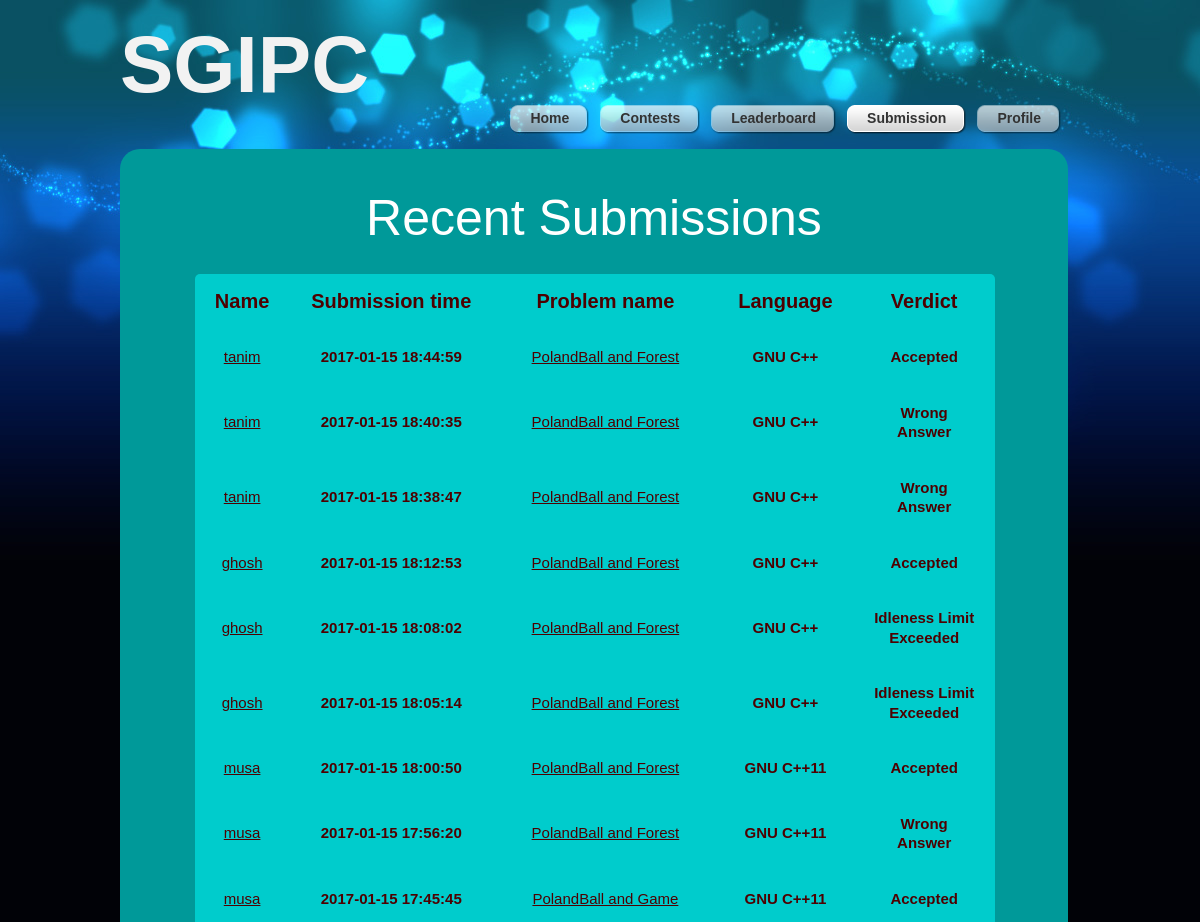
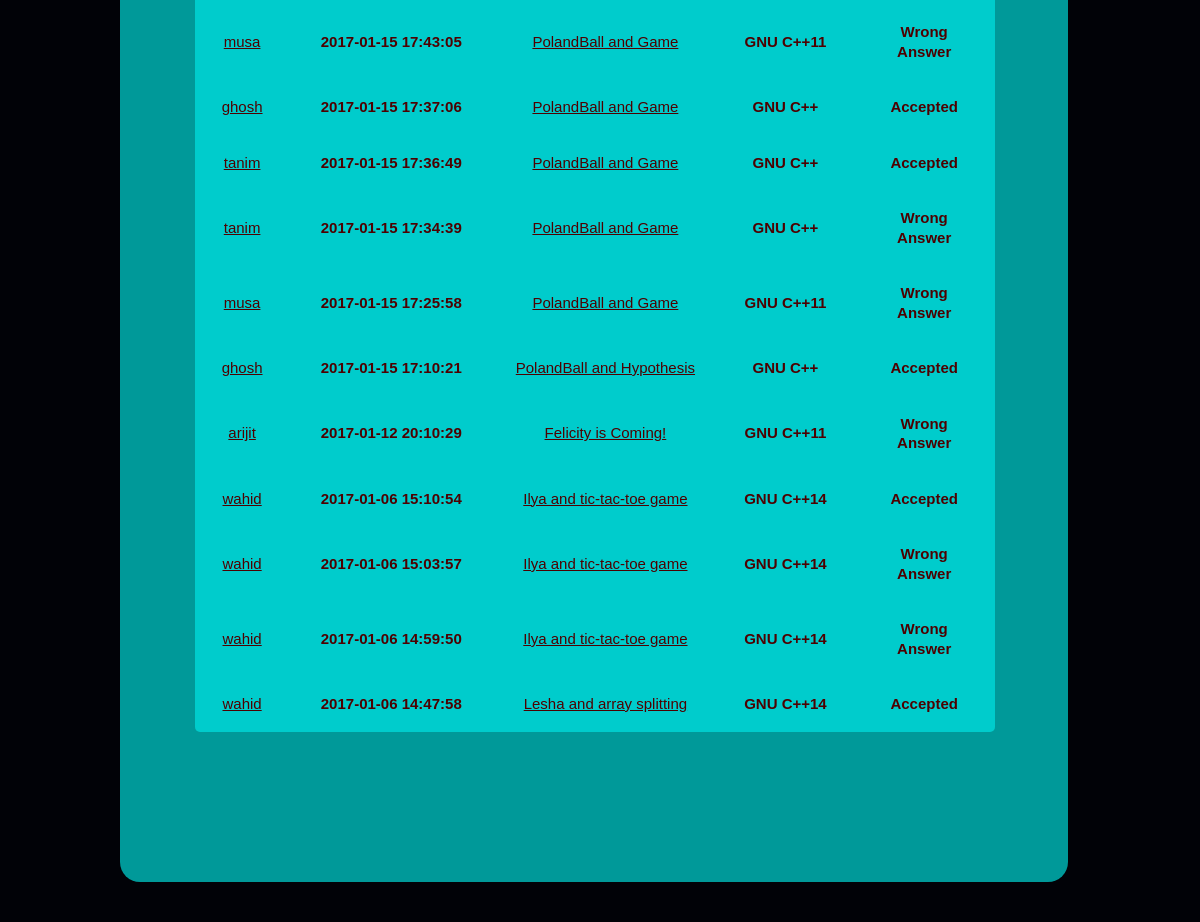
The page /submission.php (signed in) on the database its author committed (2 pictures, top to bottom).
### tables this page shows
CREATE TABLE IF NOT EXISTS `submission_table` (
  `id` int(11) NOT NULL AUTO_INCREMENT,
  `user_name` varchar(255) NOT NULL,
  `problem` varchar(255) NOT NULL,
  `time` int(11) NOT NULL,
  `lang` varchar(255) NOT NULL,
  `verdict` varchar(255) NOT NULL,
  `link` varchar(255) NOT NULL,
  PRIMARY KEY (`id`)
);

### submission.php (the view, shortened to what this page needs)
<?php
include "main_page.php";
?>
<body>
<div id="tooplate_outer_wrapper">
    <div id="tooplate_wrapper">
        <?php
            include "header_desc.php";
        ?>
        <div id="tooplate_middle">
            <h1 style="text-align: center;margin-top:15px;font-size:50px;">Recent Submissions</h1>
            <div style="background-color:#00cccc; width:800px;/*height:10px;*/margin-left:35px;border-radius: 5px;margin-top:40px;">
                <?php
                    echo '<table id="tab_contest" style="width:800px;margin-right:20px;color:#4d0000;font-size:15px;border-collapse:collapse;border-spacing:0px;margin-top:30px;">
                                <tr>
                                    <th style="text-align:center;border:none;padding:18px;font-size:20px;">Name</th>
                                    <th style="text-align:center;border:none;padding:18px;font-size:20px;">Submission time</th>
                                    <th style="text-align:center;border:none;padding:18px;font-size:20px;">Problem name</th>
                                    <th style="text-align:center;border:none;padding:18px;font-size:20px;">Language</th>
                                    <th style="text-align:center;border:none;padding:18px;font-size:20px;">Verdict</th>
                                </tr>';
                    $sql="SELECT * FROM submission_table ORDER BY time DESC";
                    $result=mysql_query($sql);
                    $cnt=0;
                    while($row=mysql_fetch_array($result))
                    {
                        if($cnt==20)
                            break;
                        else{
                        $epoch = $row['time'];
                        $dt = new DateTime("@$epoch");
                        $time=$dt->format('Y-m-d H:i:s');
                        $user=$row['user_name'];
                        $problem=$row['problem'];
                        $lang=$row['lang'];
                        $verdict=$row['verdict'];
                        $link=$row['link'];
                        echo '
                                <tr>
                                    <th style="text-align:center;border:none;padding:18px;"><a href="other_profile.php?action='.$user.'"style="color:#4d0000;font-size:15px">'.$user.'</a></th>
                                    <th style="text-align:center;border:none;padding:18px;">'.$time.'</th>
                                    <th style="text-align:center;border:none;padding:18px;"><a href="'.$link.'" style="color:#4d0000;font-size:15px">'.$problem.'</a></th>
                                    <th style="text-align:center;border:none;padding:18px;">'.$lang.'</th>
                                    <th style="text-align:center;border:none;padding:18px;">'.$verdict.'</th>
                                </tr>';
                        $cnt++;
                        }
                    }
                    echo '</table>';
                ?>
            </div>
        </div>
        <div id="tooplate_footer">
        </div>
    </div>
</div>
</body>
</html>

### tooplate_style.css (style rules this page uses)
body { margin: 0; padding: 0; color: #818da9; font-family: Tahoma, Geneva, sans-serif; font-size: 13px; line-height: 1.5em; background-color: #010207; background-position: top; background-repeat: repeat-x; background-image: url(images/tooplate_body_wrapper.jpg) }
a, a:link, a:visited { color: #22c9c9; font-weight: normal; text-decoration: underline; font-size: 12px; }
h1, h2, h3, h4, h5, h6 { color: #fff; font-weight: normal; }
h1 { font-size: 34px; margin: 50px 0 0px; padding: 5px 0 }
#tooplate_outer_wrapper { width: 100%; background: url(images/tooplate_body.jpg) center top no-repeat; }
#tooplate_wrapper { width: 960px; padding: 0 10px; margin: 0 auto; background:url(images/tooplate_body.jpg) center top no-repeat; }
#tooplate_middle { clear: both; width: 868px; padding: 40px; overflow: hidden; background-color: #009999; border-radius: 20px; }
#tooplate_footer { clear: both; width: 900px; padding: 20px 24px; color: #ccc; text-align: center; margin: 0 auto; }

### rows shown on the page
submission_table: user_name "tanim", time "2017-01-15 18:44:59", problem "PolandBall and Forest", lang "GNU C++", verdict "Accepted"
submission_table: user_name "tanim", time "2017-01-15 18:40:35", problem "PolandBall and Forest", lang "GNU C++", verdict "Wrong Answer"
submission_table: user_name "tanim", time "2017-01-15 18:38:47", problem "PolandBall and Forest", lang "GNU C++", verdict "Wrong Answer"
submission_table: user_name "ghosh", time "2017-01-15 18:12:53", problem "PolandBall and Forest", lang "GNU C++", verdict "Accepted"
submission_table: user_name "ghosh", time "2017-01-15 18:08:02", problem "PolandBall and Forest", lang "GNU C++", verdict "Idleness Limit Exceeded"
submission_table: user_name "ghosh", time "2017-01-15 18:05:14", problem "PolandBall and Forest", lang "GNU C++", verdict "Idleness Limit Exceeded"
submission_table: user_name "musa", time "2017-01-15 18:00:50", problem "PolandBall and Forest", lang "GNU C++11", verdict "Accepted"
submission_table: user_name "musa", time "2017-01-15 17:56:20", problem "PolandBall and Forest", lang "GNU C++11", verdict "Wrong Answer"
submission_table: user_name "musa", time "2017-01-15 17:45:45", problem "PolandBall and Game", lang "GNU C++11", verdict "Accepted"
submission_table: user_name "musa", time "2017-01-15 17:43:05", problem "PolandBall and Game", lang "GNU C++11", verdict "Wrong Answer"
submission_table: user_name "ghosh", time "2017-01-15 17:37:06", problem "PolandBall and Game", lang "GNU C++", verdict "Accepted"
submission_table: user_name "tanim", time "2017-01-15 17:36:49", problem "PolandBall and Game", lang "GNU C++", verdict "Accepted"
submission_table: user_name "tanim", time "2017-01-15 17:34:39", problem "PolandBall and Game", lang "GNU C++", verdict "Wrong Answer"
submission_table: user_name "musa", time "2017-01-15 17:25:58", problem "PolandBall and Game", lang "GNU C++11", verdict "Wrong Answer"
submission_table: user_name "ghosh", time "2017-01-15 17:10:21", problem "PolandBall and Hypothesis", lang "GNU C++", verdict "Accepted"
submission_table: user_name "arijit", time "2017-01-12 20:10:29", problem "Felicity is Coming!", lang "GNU C++11", verdict "Wrong Answer"
submission_table: user_name "wahid", time "2017-01-06 15:10:54", problem "Ilya and tic-tac-toe game", lang "GNU C++14", verdict "Accepted"
submission_table: user_name "wahid", time "2017-01-06 15:03:57", problem "Ilya and tic-tac-toe game", lang "GNU C++14", verdict "Wrong Answer"
submission_table: user_name "wahid", time "2017-01-06 14:59:50", problem "Ilya and tic-tac-toe game", lang "GNU C++14", verdict "Wrong Answer"
submission_table: user_name "wahid", time "2017-01-06 14:47:58", problem "Lesha and array splitting", lang "GNU C++14", verdict "Accepted"
